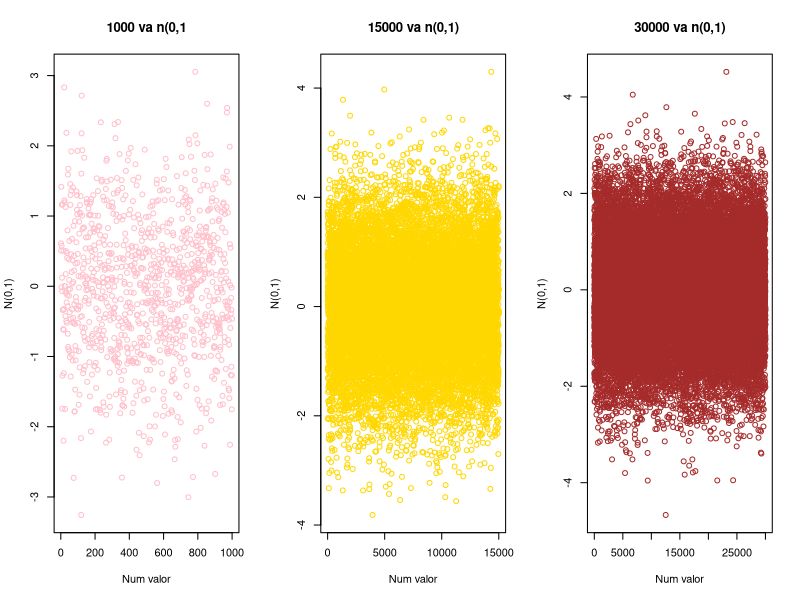
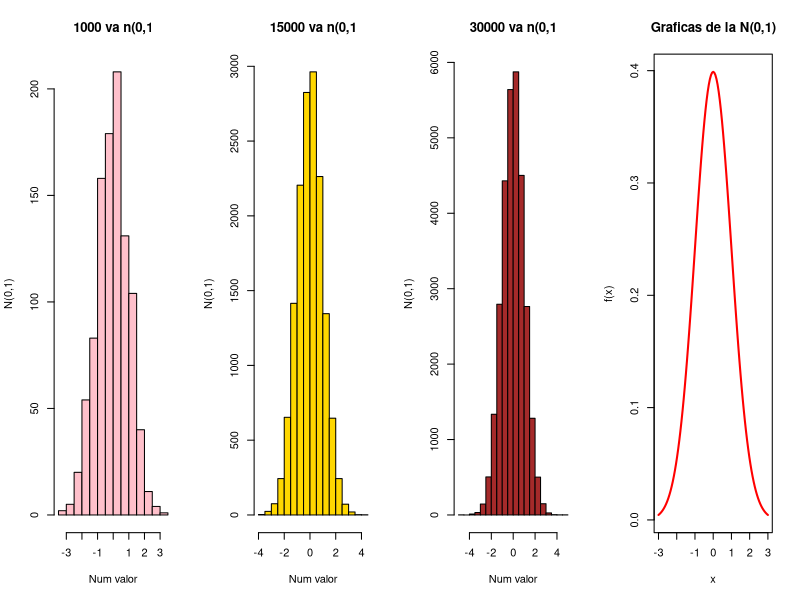
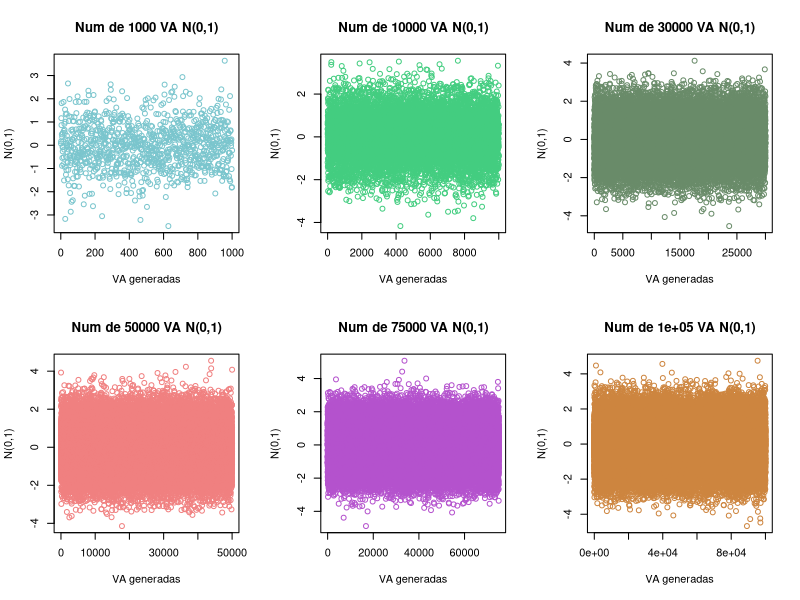
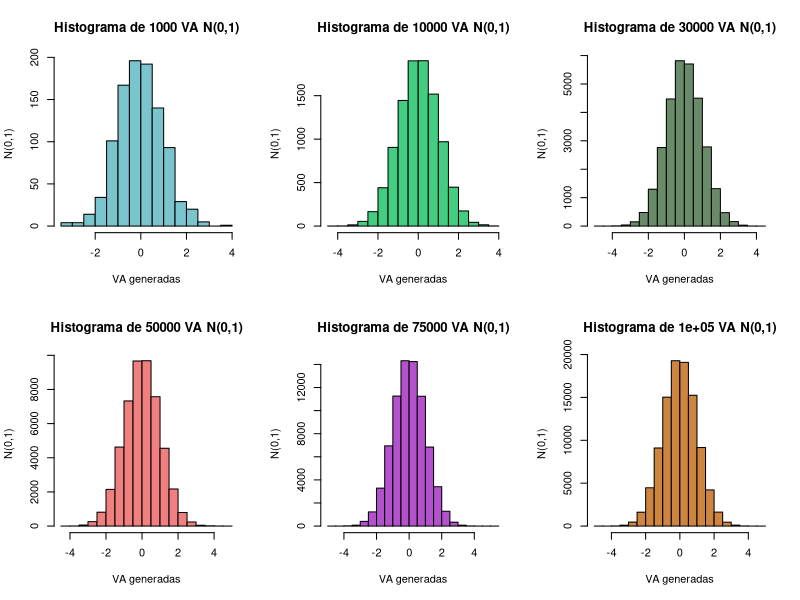
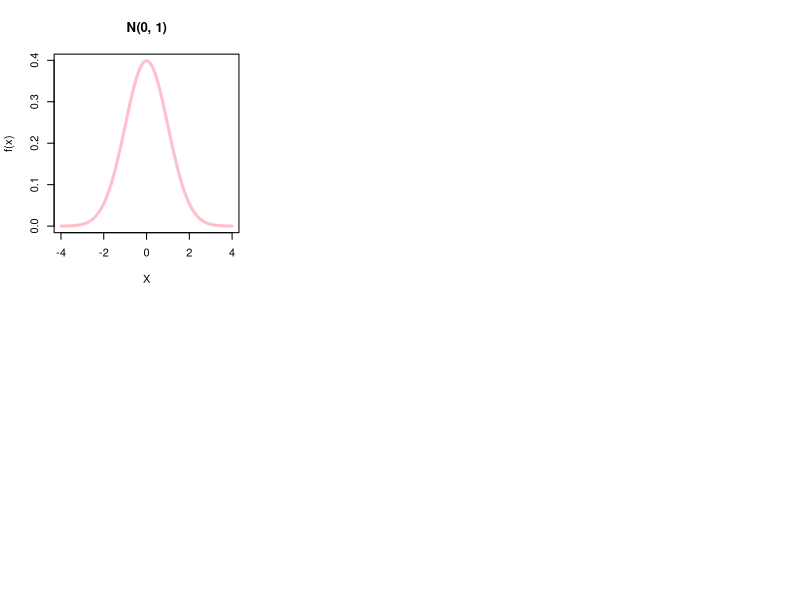
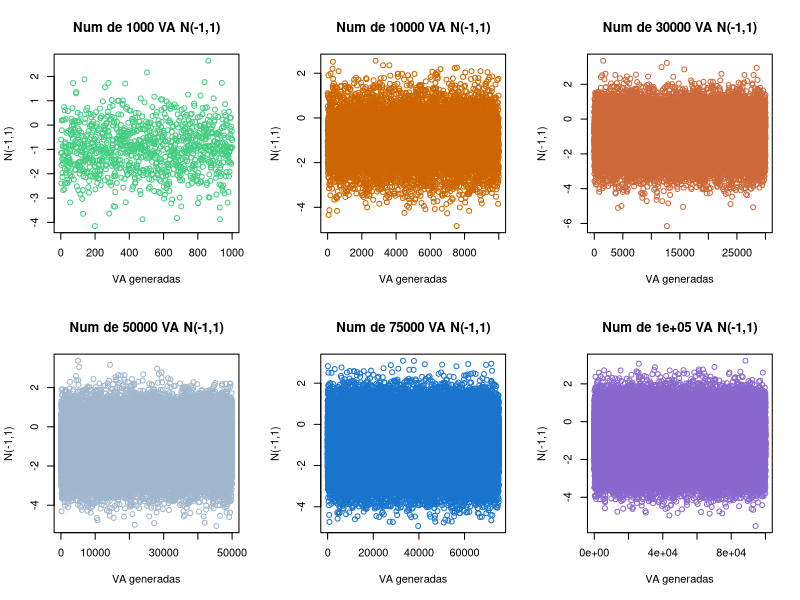
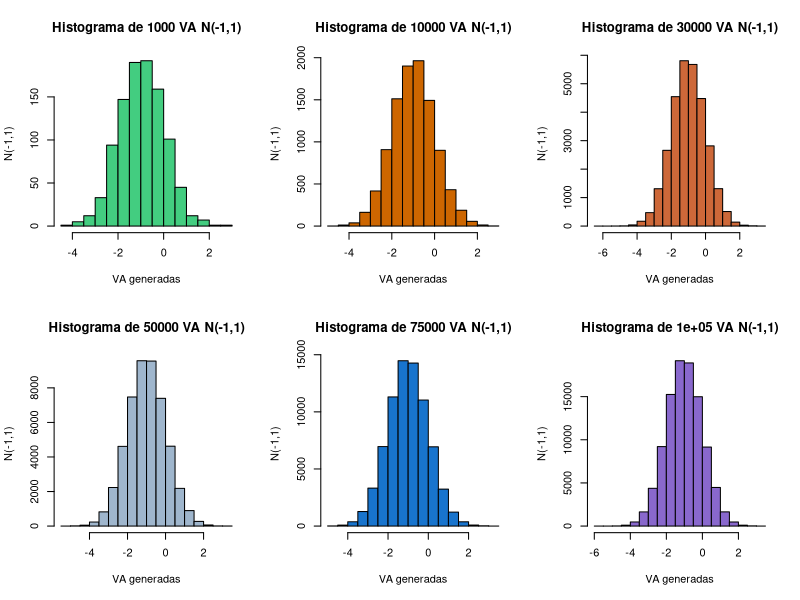
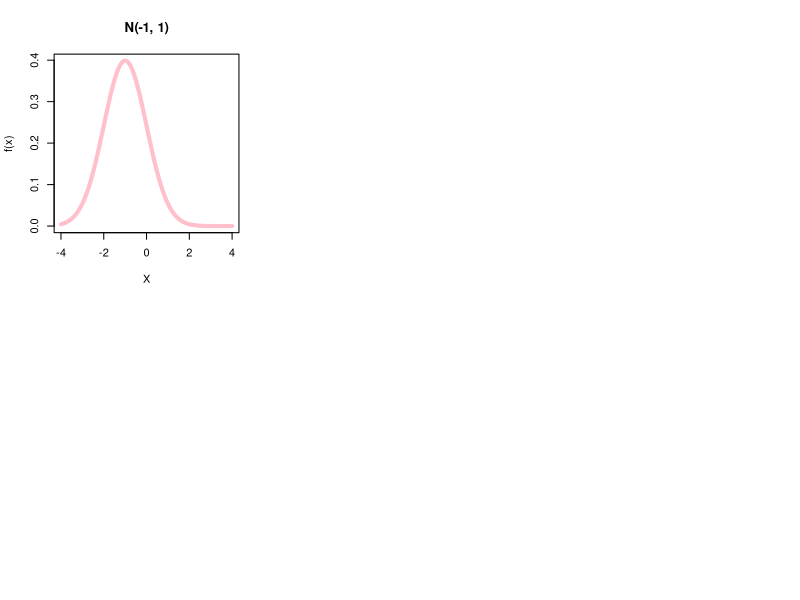

Here is the R script that generated these plots, in order:
## ---- chunk 1
knitr::opts_chunk$set(echo = TRUE)
## ---- chunk 2
n1<- rnorm(1000, 0,1);head (n1, 20)
## ---- chunk 3
n2<- rnorm(15000, 0,1);head (n2, 20)
## ---- chunk 4
n3<- rnorm(30000, 0,1);head (n3, 20)
## ---- chunk 5
par(mfrow=c(1,3)) #renglon por columna
plot(n1, col="pink",
main= "1000 va n(0,1",
xlab="Num valor",
ylab="N(0,1)")
plot(n2, col="gold",
main= "15000 va n(0,1)",
xlab="Num valor",
ylab="N(0,1)")
plot(n3, col="brown",
main= "30000 va n(0,1)",
xlab="Num valor",
ylab="N(0,1)")
## ---- chunk 6
par(mfrow=c(1,4)) #renglon por columna
hist(n1, col="pink",
main= "1000 va n(0,1",
xlab="Num valor",
ylab="N(0,1)")
hist(n2, col="gold",
main= "15000 va n(0,1",
xlab="Num valor",
ylab="N(0,1)")
hist(n3, col="brown",
main= "30000 va n(0,1",
xlab="Num valor",
ylab="N(0,1)")
n<- seq(-1, 1, length=100)
curve(dnorm(x,  mean=0,  sd=1),
      from = -3, to=3,  lwd=2, col="red",
      main="Graficas de la N(0,1)",
      xlab="x",
      ylab="f(x)")
## ---- chunk 7
# Datos
q1 <- 1000; q2 <- 10000; q3 <- 30000;
q4 <- 50000; q5 <- 75000; q6 <- 100000;
## ---- chunk 8
media <- 0
desvstd <- 1
n1 <- rnorm(q1,media,desvstd);
n2 <- rnorm(q2,media,desvstd); 
n3 <- rnorm(q3,media,desvstd);
n4 <- rnorm(q4,media,desvstd);
n5 <- rnorm(q5,media,desvstd); 
n6 <- rnorm(q6,media,desvstd);
## ---- chunk 9
mititulo1 <- paste0("Num de ",q1," VA N(",media,",",desvstd,")")
mititulo2 <- paste0("Num de ",q2," VA N(",media,",",desvstd,")")
mititulo3 <- paste0("Num de ",q3," VA N(",media,",",desvstd,")")
mititulo4 <- paste0("Num de ",q4," VA N(",media,",",desvstd,")")
mititulo5 <- paste0("Num de ",q5," VA N(",media,",",desvstd,")")
mititulo6 <- paste0("Num de ",q6," VA N(",media,",",desvstd,")")
etiquetay <- paste0("N(",media,",",desvstd,")")

par(mfrow = c(2, 3))
plot(n1, main = mititulo1,
     col = "cadetblue3",    
     xlab = "VA generadas", ylab = etiquetay)
plot(n2, main = mititulo2,
     col = "seagreen3", 
     xlab = "VA generadas", ylab = etiquetay)
plot(n3, main = mititulo3,
     col = "darkseagreen4", 
     xlab = "VA generadas", ylab = etiquetay)
plot(n4, main = mititulo4,
     col = "lightcoral",
     xlab = "VA generadas", ylab = etiquetay)
plot(n5, main = mititulo5,
     col = "mediumorchid3", 
     xlab = "VA generadas", ylab = etiquetay)
plot(n6, main = mititulo6,
     col = "peru",          
     xlab = "VA generadas", ylab = etiquetay)
## ---- chunk 10
mititulo1 <- paste0("Histograma de ",q1," VA N(",media,",",desvstd,")")
mititulo2 <- paste0("Histograma de ",q2," VA N(",media,",",desvstd,")")
mititulo3 <- paste0("Histograma de ",q3," VA N(",media,",",desvstd,")")
mititulo4 <- paste0("Histograma de ",q4," VA N(",media,",",desvstd,")")
mititulo5 <- paste0("Histograma de ",q5," VA N(",media,",",desvstd,")")
mititulo6 <- paste0("Histograma de ",q6," VA N(",media,",",desvstd,")")
etiquetay <- paste0("N(",media,",",desvstd,")")

par(mfrow = c(2, 3))
hist(n1,main=mititulo1,
     col = "cadetblue3",
     xlab = "VA generadas",ylab = etiquetay)
hist(n2,main=mititulo2,
     col = "seagreen3",
     xlab = "VA generadas",ylab = etiquetay)
hist(n3,main=mititulo3,
     col = "darkseagreen4",
     xlab = "VA generadas",ylab = etiquetay)
hist(n4,main=mititulo4,
     col = "lightcoral",
     xlab = "VA generadas",ylab = etiquetay)
hist(n5,main=mititulo5,
     col = "mediumorchid3",
     xlab = "VA generadas",ylab = etiquetay)
hist(n6,main=mititulo6,
     col = "peru",
     xlab = "VA generadas",ylab = etiquetay)
## ---- chunk 11
x <- seq(-1, 1, length = 100)
curve(dnorm(x, mean=0, sd=1), 
      from=-4, to=4, lwd=3, col="pink",
      main = "N(0, 1)", xlab = "X", ylab = "f(x)")
## ---- chunk 12
media <- -1 
desvstd <- 1
n1 <- rnorm(q1,media,desvstd);
n2 <- rnorm(q2,media,desvstd); 
n3 <- rnorm(q3,media,desvstd);
n4 <- rnorm(q4,media,desvstd);
n5 <- rnorm(q5,media,desvstd); 
n6 <- rnorm(q6,media,desvstd);
## ---- chunk 13
mititulo1 <- paste0("Num de ",q1," VA N(",media,",",desvstd,")")
mititulo2 <- paste0("Num de ",q2," VA N(",media,",",desvstd,")")
mititulo3 <- paste0("Num de ",q3," VA N(",media,",",desvstd,")")
mititulo4 <- paste0("Num de ",q4," VA N(",media,",",desvstd,")")
mititulo5 <- paste0("Num de ",q5," VA N(",media,",",desvstd,")")
mititulo6 <- paste0("Num de ",q6," VA N(",media,",",desvstd,")")
etiquetay <- paste0("N(",media,",",desvstd,")")

par(mfrow = c(2, 3))
plot(n1, main = mititulo1,
     col = "seagreen3",
     xlab = "VA generadas", ylab = etiquetay)
plot(n2, main = mititulo2,
     col = "darkorange3",
     xlab = "VA generadas", ylab = etiquetay)
plot(n3, main = mititulo3,
     col = "sienna3",
     xlab = "VA generadas", ylab = etiquetay)
plot(n4, main = mititulo4,
     col = "slategray3",
     xlab = "VA generadas", ylab = etiquetay)
plot(n5, main = mititulo5,
     col = "dodgerblue3",
     xlab = "VA generadas", ylab = etiquetay)
plot(n6, main = mititulo6,
     col = "mediumpurple3",
     xlab = "VA generadas", ylab = etiquetay)
## ---- chunk 14
mititulo1 <- paste0("Histograma de ",q1," VA N(",media,",",desvstd,")")
mititulo2 <- paste0("Histograma de ",q2," VA N(",media,",",desvstd,")")
mititulo3 <- paste0("Histograma de ",q3," VA N(",media,",",desvstd,")")
mititulo4 <- paste0("Histograma de ",q4," VA N(",media,",",desvstd,")")
mititulo5 <- paste0("Histograma de ",q5," VA N(",media,",",desvstd,")")
mititulo6 <- paste0("Histograma de ",q6," VA N(",media,",",desvstd,")")
etiquetay <- paste0("N(",media,",",desvstd,")")

par(mfrow = c(2, 3))
hist(n1,main=mititulo1,
     col = "seagreen3",
     xlab = "VA generadas",ylab = etiquetay)
hist(n2,main=mititulo2,
     col = "darkorange3",
     xlab = "VA generadas",ylab = etiquetay)
hist(n3,main=mititulo3,
     col = "sienna3",
     xlab = "VA generadas",ylab = etiquetay)
hist(n4,main=mititulo4,
     col = "slategray3",
     xlab = "VA generadas",ylab = etiquetay)
hist(n5,main=mititulo5,
     col = "dodgerblue3",
     xlab = "VA generadas",ylab = etiquetay)
hist(n6,main=mititulo6,
     col = "mediumpurple3",
     xlab = "VA generadas",ylab = etiquetay)
## ---- chunk 15
x <- seq(-1, 1, length = 100)
curve(dnorm(x, mean=-1, sd=1), 
      from=-4, to=4, lwd=4, col="pink",
      main = "N(-1, 1)", xlab = "X", ylab = "f(x)")
## ---- chunk 16
media <- -0 
desvstd <- 2
n1 <- rnorm(q1,media,desvstd);
n2 <- rnorm(q2,media,desvstd); 
n3 <- rnorm(q3,media,desvstd);
n4 <- rnorm(q4,media,desvstd);
n5 <- rnorm(q5,media,desvstd); 
n6 <- rnorm(q6,media,desvstd);
## ---- chunk 17
mititulo1 <- paste0("Num de ",q1," VA N(",media,",",desvstd,")")
mititulo2 <- paste0("Num de ",q2," VA N(",media,",",desvstd,")")
mititulo3 <- paste0("Num de ",q3," VA N(",media,",",desvstd,")")
mititulo4 <- paste0("Num de ",q4," VA N(",media,",",desvstd,")")
mititulo5 <- paste0("Num de ",q5," VA N(",media,",",desvstd,")")
mititulo6 <- paste0("Num de ",q6," VA N(",media,",",desvstd,")")
etiquetay <- paste0("N(",media,",",desvstd,")")

par(mfrow = c(2, 3))
plot(n1,main=mititulo1,
     col = "lightgreen",
     xlab = "VA generadas",ylab = etiquetay)
plot(n2,main=mititulo2,
     col = "orange",
     xlab = "VA generadas",ylab = etiquetay)
plot(n3,main=mititulo3,
     col = "brown",
     xlab = "VA generadas",ylab = etiquetay)
plot(n4,main=mititulo4,
     col = "gray",
     xlab = "VA generadas",ylab = etiquetay)
plot(n5,main=mititulo5,
     col = "pink",
     xlab = "VA generadas",ylab = etiquetay)
plot(n6,main=mititulo6,
     col = "purple",
     xlab = "VA generadas",ylab = etiquetay)
## ---- chunk 18
mititulo1 <- paste0("Histograma de ",q1," VA N(",media,",",desvstd,")")
mititulo2 <- paste0("Histograma de ",q2," VA N(",media,",",desvstd,")")
mititulo3 <- paste0("Histograma de ",q3," VA N(",media,",",desvstd,")")
mititulo4 <- paste0("Histograma de ",q4," VA N(",media,",",desvstd,")")
mititulo5 <- paste0("Histograma de ",q5," VA N(",media,",",desvstd,")")
mititulo6 <- paste0("Histograma de ",q6," VA N(",media,",",desvstd,")")
etiquetay <- paste0("N(",media,",",desvstd,")")

par(mfrow = c(2, 3))
hist(n1,main=mititulo1,
     col = "lightgreen",
     xlab = "VA generadas",ylab = etiquetay)
hist(n2,main=mititulo2,
     col = "orange",
     xlab = "VA generadas",ylab = etiquetay)
hist(n3,main=mititulo3,
     col = "brown",
     xlab = "VA generadas",ylab = etiquetay)
hist(n4,main=mititulo4,
     col = "gray",
     xlab = "VA generadas",ylab = etiquetay)
hist(n5,main=mititulo5,
     col = "pink",
     xlab = "VA generadas",ylab = etiquetay)
hist(n6,main=mititulo6,
     col = "purple",
     xlab = "VA generadas",ylab = etiquetay)
## ---- chunk 19
x <- seq(-1, 1, length = 100)
curve(dnorm(x, mean=0, sd=2), 
      from=-4, to=4, lwd=3, col="green",
      main = "N(0, 2)", xlab = "X", ylab = "f(x)")
## ---- chunk 20
media <- 0 
desvstd <- 2.5
n1 <- rnorm(q1,media,desvstd);
n2 <- rnorm(q2,media,desvstd); 
n3 <- rnorm(q3,media,desvstd);
n4 <- rnorm(q4,media,desvstd);
n5 <- rnorm(q5,media,desvstd); 
n6 <- rnorm(q6,media,desvstd);
## ---- chunk 21
mititulo1 <- paste0("Num de ",q1," VA N(",media,",",desvstd,")")
mititulo2 <- paste0("Num de ",q2," VA N(",media,",",desvstd,")")
mititulo3 <- paste0("Num de ",q3," VA N(",media,",",desvstd,")")
mititulo4 <- paste0("Num de ",q4," VA N(",media,",",desvstd,")")
mititulo5 <- paste0("Num de ",q5," VA N(",media,",",desvstd,")")
mititulo6 <- paste0("Num de ",q6," VA N(",media,",",desvstd,")")
etiquetay <- paste0("N(",media,",",desvstd,")")

par(mfrow = c(2, 3))
plot(n1,main=mititulo1,
     col = "lightblue",
     xlab = "VA generadas",ylab = etiquetay)
plot(n2,main=mititulo2,
     col = "orange",
     xlab = "VA generadas",ylab = etiquetay)
plot(n3,main=mititulo3,
     col = "brown",
     xlab = "VA generadas",ylab = etiquetay)
plot(n4,main=mititulo4,
     col = "gray",
     xlab = "VA generadas",ylab = etiquetay)
plot(n5,main=mititulo5,
     col = "green",
     xlab = "VA generadas",ylab = etiquetay)
plot(n6,main=mititulo6,
     col = "gray",
     xlab = "VA generadas",ylab = etiquetay)
## ---- chunk 22
mititulo1 <- paste0("Histograma de ",q1," VA N(",media,",",desvstd,")")
mititulo2 <- paste0("Histograma de ",q2," VA N(",media,",",desvstd,")")
mititulo3 <- paste0("Histograma de ",q3," VA N(",media,",",desvstd,")")
mititulo4 <- paste0("Histograma de ",q4," VA N(",media,",",desvstd,")")
mititulo5 <- paste0("Histograma de ",q5," VA N(",media,",",desvstd,")")
mititulo6 <- paste0("Histograma de ",q6," VA N(",media,",",desvstd,")")
etiquetay <- paste0("N(",media,",",desvstd,")")

par(mfrow = c(2, 3))
hist(n1,main=mititulo1,
     col = "lightblue",
     xlab = "VA generadas",ylab = etiquetay)
hist(n2,main=mititulo2,
     col = "orange",
     xlab = "VA generadas",ylab = etiquetay)
hist(n3,main=mititulo3,
     col = "brown",
     xlab = "VA generadas",ylab = etiquetay)
hist(n4,main=mititulo4,
     col = "gray",
     xlab = "VA generadas",ylab = etiquetay)
hist(n5,main=mititulo5,
     col = "green",
     xlab = "VA generadas",ylab = etiquetay)
hist(n6,main=mititulo6,
     col = "gray",
     xlab = "VA generadas",ylab = etiquetay)
## ---- chunk 23
x <- seq(-1, 1, length = 100)
curve(dnorm(x, mean=0, sd=2.5), 
      from=-4, to=4, lwd=3, col="red",
      main = "N(0, 2.5)", xlab = "X", ylab = "f(x)")
